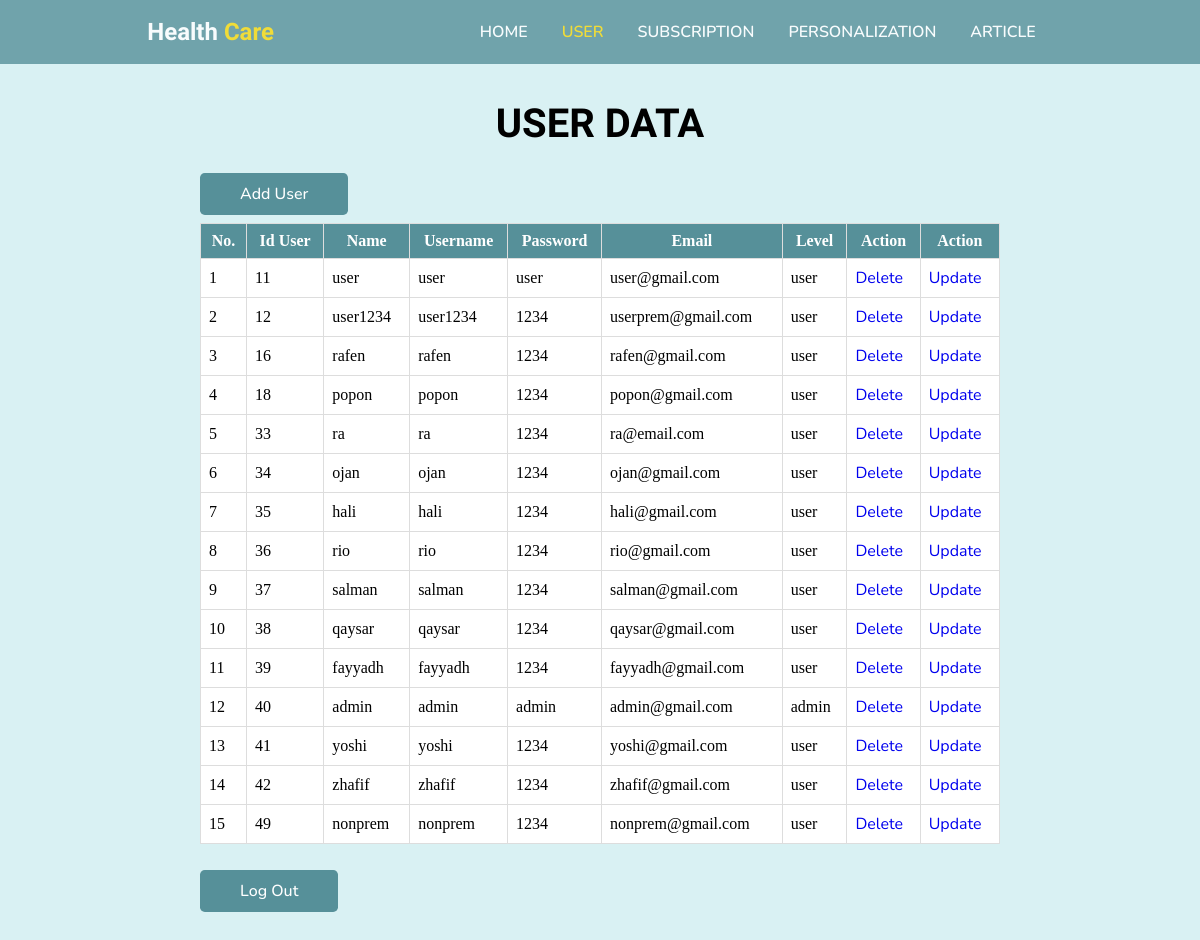
Screenshot of /admin/adminuser.php with the database file from the repository.
### tables this page shows
CREATE TABLE `user` (
  `id_user` int(11) NOT NULL,
  `name` varchar(225) NOT NULL,
  `username` varchar(10) NOT NULL,
  `email` varchar(50) NOT NULL,
  `password` varchar(20) NOT NULL,
  `level` varchar(5) NOT NULL
);

### admin/adminuser.php (the view, shortened to what this page needs)
<!DOCTYPE html>
<html lang="en">
<head>
    <link rel="stylesheet" href="style_main.css">
</head>
<body>
    <header>
        <div class="logo">
            <h2>Health <span>Care</span></h2>
        </div>
        <ul class="navbar">
            <li><a href="index.php" class="btn-nav">Home</a></li>
            <li><a href="adminuser.php" class="btn-active">User</a></li>
            <li><a href="adminsubs.php" class="btn-nav">Subscription</a></li>
            <li><a href="adminperson.php" class="btn-nav">Personalization</a></li>
            <li><a href="adminarticle.php" class="btn-nav">Article</a></li>
        </ul>
    </header>
    <section class="user">
        <h1 class="heading">User Data</h1>
        <br>
        <br>
        <a href="adminuseradd.php" class="btn">Add User</a>
        <br>
        <br>
        <table border="1" class="table">
            <tr>
                <th>No.</th>
                <th>Id User</th>
                <th>Name</th>
                <th>Username</th>
                <th>Password</th>
                <th>Email</th>
                <th>Level</th>
                <th>Action</th>
                <th>Action</th>
            </tr>
            <?php
            include '../connect.php';
            $query_mysql = mysqli_query($mysqli, "SELECT * FROM user") or die(mysqli_error($mysqli));
            $nomor = 1;
            while ($data = mysqli_fetch_array($query_mysql)) {
                ?>
                <tr>
                    <td><?php echo $nomor++; ?></td>
                    <td><?php echo $data['id_user']; ?></td>
                    <td><?php echo $data['name']; ?></td>
                    <td><?php echo $data['username']; ?></td>
                    <td><?php echo $data['password']; ?></td>
                    <td><?php echo $data['email']; ?></td>
                    <td><?php echo $data['level']; ?></td>
                    <td><a href="adminuserdelete.php?id=<?php echo $data['id_user']; ?>" class="btn-hapus">Delete</a> </td>
                    <td><a href="adminuserupdate.php?id=<?php echo $data['id_user']; ?>" class="btn-update">Update</a> </td>
                </tr>
            <?php } ?>
        </table>
        <br>
        <br>
        <a href="../loginpage.php" class="btn">Log Out</a>
    </section>
</body>
</html>

### admin/style_main.css (style rules this page uses)
* { margin: 0; padding: 0; box-sizing: border-box; scroll-padding-top: 4rem; scroll-behavior: smooth; list-style: none; text-decoration: none; }
h1, h2 { font-family: "Signika", sans-serif; }
a, p, li, h3, label { font-family: "Nunito", sans-serif; }
:root { --main-color: #569099; --second-color: #f6d809; --text-color: #1b1b1b; --bg-color: #ffff; --box-shadow: 2px 2px 10px 4px rgb(14 55 54 / 15%); }
section { padding: 100px 200px; }
header { position: fixed; width: 100%; top: 0; right: 0; z-index: 10000; display: flex; justify-content: space-around; align-items: center; padding: 18px 100px; transition: 0.5s linear; background-color: var(--main-color); opacity: 0.8; }
.logo h2 { color: white; }
.logo span { color: #f6d809; }
.navbar { display: flex; }
.btn-nav { padding: 8px 17px; text-decoration: none; color: white; font-size: 1rem; text-transform: uppercase; font-weight: 600; }
.btn-active { padding: 8px 17px; text-decoration: none; color: var(--second-color); font-size: 1rem; text-transform: uppercase; font-weight: 600; }
.user { width: 100%; min-height: 100vh; background: #d9f1f3; background-repeat: no-repeat; background-size: cover; background-position: center; }
.heading { color: rgb(0, 0, 0); font-size: 40px; font-weight: 600; text-align: center; text-transform: uppercase; }
.table { width: 100%; border-collapse: collapse; background: var(--bg-color); background-size: cover; background-repeat: no-repeat; }
.table th, .table td { border: 1px solid #ddd; padding: 8px; }
.table th { background-color: var(--main-color); color: #fff; }
.btn { padding: 10px 40px; border-radius: 0.3rem; background: var(--main-color); color: var(--bg-color); font-weight: 500; }

### rows the page displays
user: id_user "11", name "user", username "user", password "user", email "user@gmail.com", level "user"
user: id_user "12", name "user1234", username "user1234", password "1234", email "userprem@gmail.com", level "user"
user: id_user "16", name "rafen", username "rafen", password "1234", email "rafen@gmail.com", level "user"
user: id_user "18", name "popon", username "popon", password "1234", email "popon@gmail.com", level "user"
user: id_user "33", name "ra", username "ra", password "1234", email "ra@email.com", level "user"
user: id_user "34", name "ojan", username "ojan", password "1234", email "ojan@gmail.com", level "user"
user: id_user "35", name "hali", username "hali", password "1234", email "hali@gmail.com", level "user"
user: id_user "36", name "rio", username "rio", password "1234", email "rio@gmail.com", level "user"
user: id_user "37", name "salman", username "salman", password "1234", email "salman@gmail.com", level "user"
user: id_user "38", name "qaysar", username "qaysar", password "1234", email "qaysar@gmail.com", level "user"
user: id_user "39", name "fayyadh", username "fayyadh", password "1234", email "fayyadh@gmail.com", level "user"
user: id_user "40", name "admin", username "admin", password "admin", email "admin@gmail.com", level "admin"
user: id_user "41", name "yoshi", username "yoshi", password "1234", email "yoshi@gmail.com", level "user"
user: id_user "42", name "zhafif", username "zhafif", password "1234", email "zhafif@gmail.com", level "user"
user: id_user "49", name "nonprem", username "nonprem", password "1234", email "nonprem@gmail.com", level "user"
